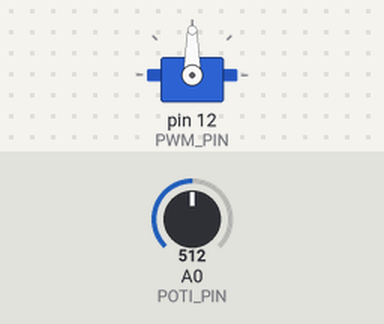
Simulated run of this sketch. Board: Arduino Uno, built with avr-gcc and run on an emulated ATmega328P. On the bench: servo. Inputs (shaded band) come from the test bench; at power-on: A0 (POTI_PIN) = 512. What the sketch prints to the serial monitor is not drawn.

Above: at 1.2 s.
1.3 s: A0 (POTI_PIN) set to 716
At 2.4 s:
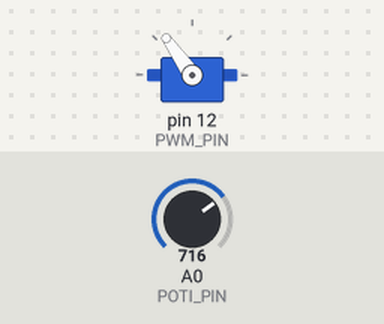
2.8 s: A0 (POTI_PIN) set to 306
At 3.6 s:
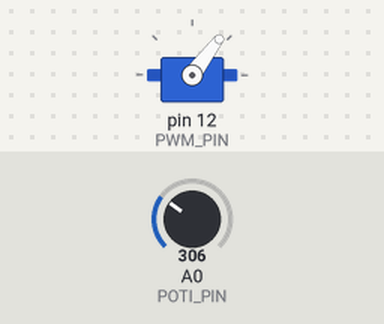
4.3 s: A0 (POTI_PIN) set to 900
At 4.7 s:
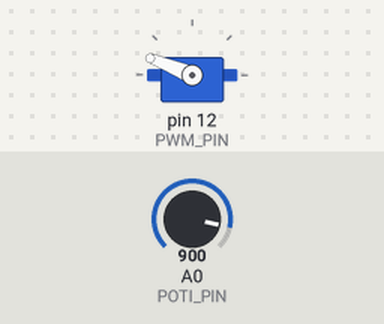
5.8 s: A0 (POTI_PIN) set to 0
At 7.0 s:
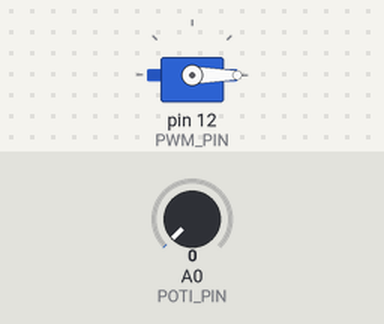
7.3 s: A0 (POTI_PIN) set to 1023
At 8.2 s:
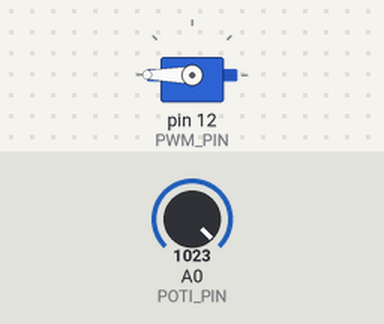
8.8 s: A0 (POTI_PIN) set to 122
At 9.4 s:
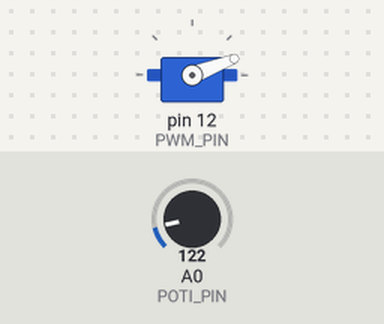
Timing chart, 0 to 11.3 s (numbered marks = the images above; inputs shaded):
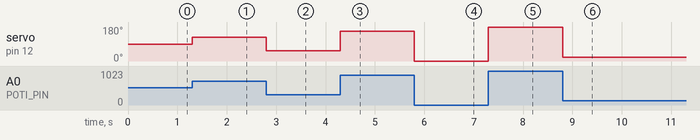

The sketch:

bldc.ino
```cpp
#include <Servo.h>

Servo ESC;     // create servo object to control the ESC

// Potentiometer-Schleifer an Pin A0 angeschlossen
#define POTI_PIN  A0

// ESC-PWM Signal an Pin 12 angeschlossen
#define  PWM_PIN 12

void setup() {
  Serial.begin(115200);

  pinMode(POTI_PIN, INPUT);

  // ESC-Signal an Pin 12 ausgeben
  ESC.attach(PWM_PIN,1000,2000); // (pin, min pulse width, max pulse width in microseconds)
}

void loop() {
  int potiWert = analogRead( POTI_PIN ); // Potentiometer auslesen (Wert 0...1023)
  int escSignal = map(potiWert, 0, 1023, 0, 180); // auf Wert zwischen 0...180 herunterrechnen
  ESC.write(escSignal); // und an ESC ausgeben

  Serial.println("Signal: " + String( escSignal ));
}
```

Measured:
- after the input at 1.3 s, servo on pin 12 (PWM_PIN): 90° → 125° at once
- after the input at 2.8 s, servo on pin 12 (PWM_PIN): 125° → 53° at once
- after the input at 4.3 s, servo on pin 12 (PWM_PIN): 53° → 158° at once
- after the input at 5.8 s, servo on pin 12 (PWM_PIN): 158° → 0° at once
- after the input at 7.3 s, servo on pin 12 (PWM_PIN): 0° → 180° at once
- after the input at 8.8 s, servo on pin 12 (PWM_PIN): 180° → 21° at once
